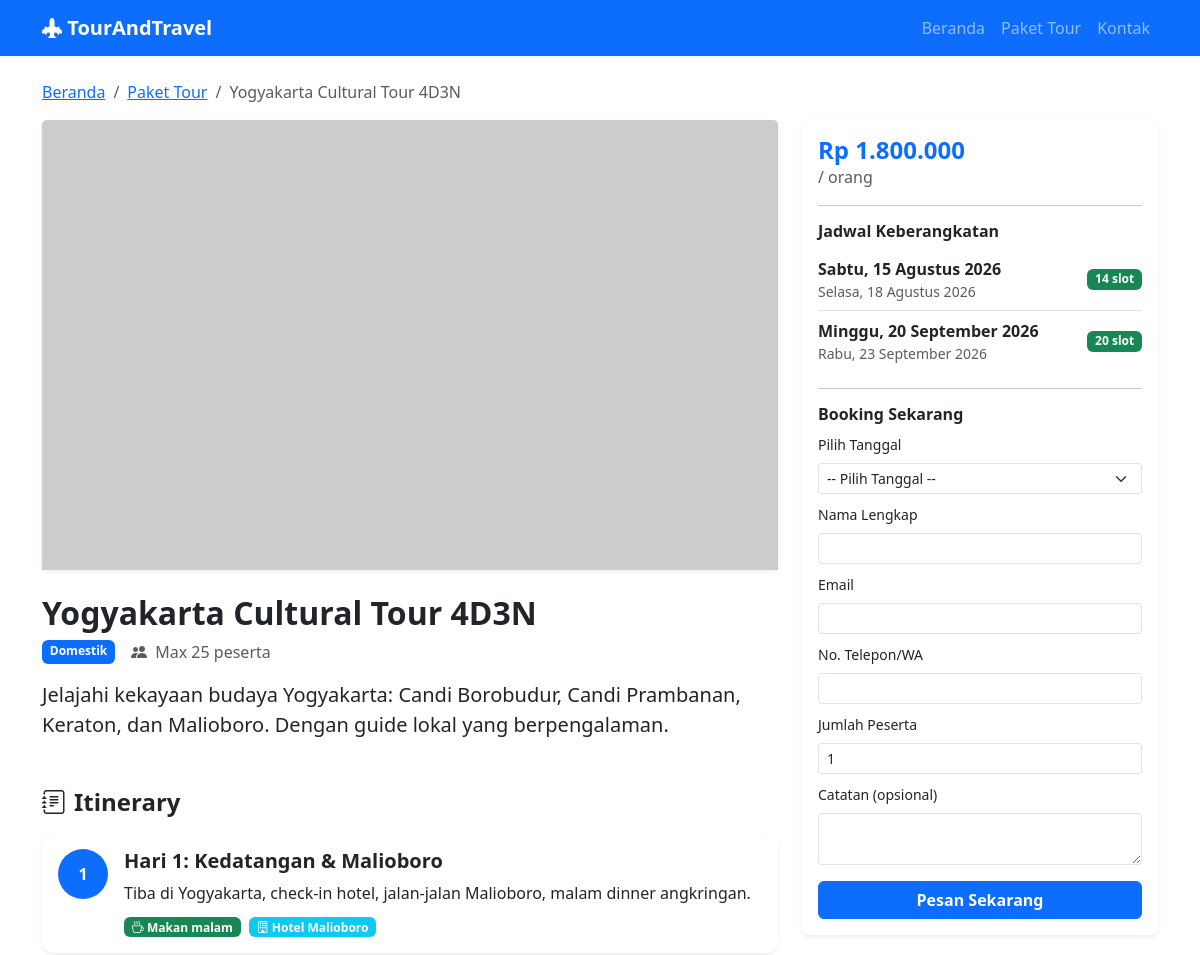
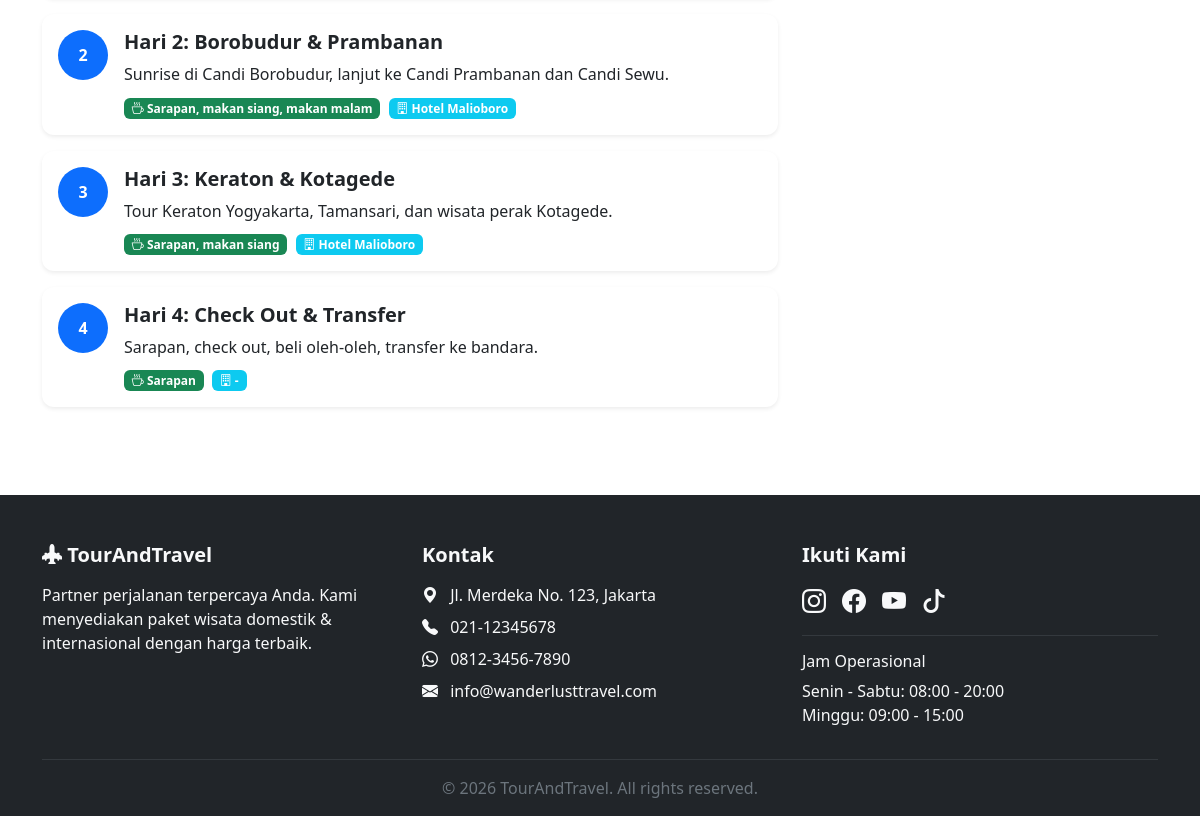
/tour-detail.php?slug=yogyakarta-cultural-tour-4d3n, run on the app's committed database (2 pictures, top to bottom).
### tables this page shows
CREATE TABLE IF NOT EXISTS tours (
    id INT AUTO_INCREMENT PRIMARY KEY,
    title VARCHAR(200) NOT NULL,
    slug VARCHAR(200) NOT NULL UNIQUE,
    category VARCHAR(100) NOT NULL,
    description TEXT,
    price DECIMAL(12,2) NOT NULL,
    max_participants INT NOT NULL DEFAULT 20,
    cover_image VARCHAR(255) DEFAULT NULL,
    wiki_image VARCHAR(255) DEFAULT NULL,
    is_active TINYINT(1) NOT NULL DEFAULT 1,
    created_at TIMESTAMP DEFAULT CURRENT_TIMESTAMP,
    updated_at TIMESTAMP DEFAULT CURRENT_TIMESTAMP ON UPDATE CURRENT_TIMESTAMP
);

CREATE TABLE IF NOT EXISTS itineraries (
    id INT AUTO_INCREMENT PRIMARY KEY,
    tour_id INT NOT NULL,
    day_number INT NOT NULL,
    title VARCHAR(200) NOT NULL,
    description TEXT,
    meals VARCHAR(200) DEFAULT NULL,
    accommodation VARCHAR(200) DEFAULT NULL,
    FOREIGN KEY (tour_id) REFERENCES tours(id) ON DELETE CASCADE
);

CREATE TABLE IF NOT EXISTS tour_dates (
    id INT AUTO_INCREMENT PRIMARY KEY,
    tour_id INT NOT NULL,
    departure_date DATE NOT NULL,
    return_date DATE NOT NULL,
    available_slots INT NOT NULL,
    is_active TINYINT(1) NOT NULL DEFAULT 1,
    FOREIGN KEY (tour_id) REFERENCES tours(id) ON DELETE CASCADE
);

### includes/db.php (called while the page is built, shortened)
<?php
class Database {
    private static $instance = null;
    private $conn;
    private function __construct() {
        try {
            $dsn = "mysql:host=" . DB_HOST . ";dbname=" . DB_NAME . ";charset=utf8mb4";
            $this->conn = new PDO($dsn, DB_USER, DB_PASS);
            $this->conn->setAttribute(PDO::ATTR_ERRMODE, PDO::ERRMODE_EXCEPTION);
            $this->conn->setAttribute(PDO::ATTR_DEFAULT_FETCH_MODE, PDO::FETCH_ASSOC);
            $this->conn->setAttribute(PDO::ATTR_EMULATE_PREPARES, false);
        } catch (PDOException $e) {
            die("Koneksi database gagal: " . $e->getMessage());
        }
    }
    public static function getInstance() {
        if (self::$instance === null) {
            self::$instance = new self();
        }
        return self::$instance;
    }
    public function getConnection() {
        return $this->conn;
    }
}
function db() {
    return Database::getInstance()->getConnection();
}
?>

### includes/functions.php (called while the page is built, shortened)
<?php
function formatRupiah($angka) {
    return 'Rp ' . number_format($angka, 0, ',', '.');
}
function tglIndonesia($date) {
    $hari = [
        'Sunday' => 'Minggu', 'Monday' => 'Senin', 'Tuesday' => 'Selasa',
        'Wednesday' => 'Rabu', 'Thursday' => 'Kamis', 'Friday' => 'Jumat',
        'Saturday' => 'Sabtu'
    ];
    $bulan = [
        1 => 'Januari', 'Februari', 'Maret', 'April', 'Mei', 'Juni',
        'Juli', 'Agustus', 'September', 'Oktober', 'November', 'Desember'
    ];
    $t = strtotime($date);
    $namaHari = $hari[date('l', $t)];
    $tanggal = date('j', $t);
    $namaBulan = $bulan[(int)date('m', $t)];
    $tahun = date('Y', $t);
    return "$namaHari, $tanggal $namaBulan $tahun";
}
function e($string) {
    return htmlspecialchars($string, ENT_QUOTES, 'UTF-8');
}
function getTourBySlug($slug) {
    $stmt = db()->prepare("SELECT * FROM tours WHERE slug = ? AND is_active = 1");
    $stmt->execute([$slug]);
    return $stmt->fetch();
}
function getTourDates($tourId) {
    $stmt = db()->prepare("SELECT * FROM tour_dates WHERE tour_id = ? AND is_active = 1 AND departure_date >= CURDATE() ORDER BY departure_date ASC");
    $stmt->execute([$tourId]);
    return $stmt->fetchAll();
}
function getItineraries($tourId) {
    $stmt = db()->prepare("SELECT * FROM itineraries WHERE tour_id = ? ORDER BY day_number ASC");
    $stmt->execute([$tourId]);
    return $stmt->fetchAll();
}
function getTourImage($tour, $size = 'medium') {
    $dimensions = [
        'small'  => '320/240',
        'medium' => '640/480',
        'large'  => '1200/800',
    ];
    $dim = $dimensions[$size] ?? '640/480';
    $pool = ['travel', 'beach', 'mountain', 'ocean', 'city', 'nature', 'landscape', 'sea'];
    $idx = abs(crc32($tour['id'] ?? $tour['title'])) % count($pool);
    $keyword = $pool[$idx];
    return "https://loremflickr.com/{$dim}/{$keyword}?lock=" . $idx;
}
function getTourImageFallback($tour, $size = 'medium') {
    $dimensions = [
        'small'  => '320/240',
        'medium' => '640/480',
        'large'  => '1200/800',
    ];
    $dim = $dimensions[$size] ?? '640/480';
    $seed = strtolower(str_replace([' '], '-', $tour['title']));
    return "https://picsum.photos/seed/{$seed}/{$dim}";
}
function getSisaSlot($tourDateId) {
    $stmt = db()->prepare("
        SELECT td.available_slots - COALESCE(SUM(b.participants), 0) as sisa
        FROM tour_dates td
        LEFT JOIN bookings b ON b.tour_date_id = td.id AND b.status IN ('pending', 'confirmed')
        WHERE td.id = ?
        GROUP BY td.id
    ");
    $stmt->execute([$tourDateId]);
    $row = $stmt->fetch();
    return $row ? (int)$row['sisa'] : 0;
}
?>

### tour-detail.php (the view, shortened to what this page needs)
<?php
require_once 'includes/db.php';
require_once 'includes/functions.php';
$slug = $_GET['slug'] ?? '';
$tour = getTourBySlug($slug);
$tourDates = getTourDates($tour['id']);
$itineraries = getItineraries($tour['id']);
require_once 'includes/header.php';
?>
<div class="container py-4">
    <nav aria-label="breadcrumb" class="mb-3">
        <ol class="breadcrumb">
            <li class="breadcrumb-item"><a href="index.php">Beranda</a></li>
            <li class="breadcrumb-item"><a href="tours.php">Paket Tour</a></li>
            <li class="breadcrumb-item active"><?= e($tour['title']) ?></li>
        </ol>
    </nav>
    <div class="row">
        <div class="col-lg-8">
            <div class="card border-0 shadow-sm mb-4">
                <img src="<?= getTourImage($tour, 'large') ?>" onerror="this.src='<?= getTourImageFallback($tour, 'large') ?>'" class="card-img-top" style="max-height: 450px; object-fit: cover;" alt="<?= e($tour['title']) ?>">
            </div>
            <h2 class="fw-bold"><?= e($tour['title']) ?></h2>
            <div class="d-flex flex-wrap gap-3 mb-3">
                <span class="badge bg-primary"><?= e($tour['category']) ?></span>
                <span class="text-muted"><i class="bi bi-people-fill me-1"></i> Max <?= $tour['max_participants'] ?> peserta</span>
            </div>
            <p class="lead"><?= nl2br(e($tour['description'])) ?></p>
            <?php if (count($itineraries) > 0): ?>
            <h4 class="fw-bold mt-5 mb-3"><i class="bi bi-journal-text me-2"></i>Itinerary</h4>
            <div class="timeline">
                <?php foreach ($itineraries as $it): ?>
                <div class="card border-0 shadow-sm mb-3 itinerary-card">
                    <div class="card-body">
                        <div class="d-flex">
                            <div class="itinerary-day me-3 text-center">
                                <div class="bg-primary text-white rounded-circle d-flex align-items-center justify-content-center" style="width: 50px; height: 50px;">
                                    <strong><?= $it['day_number'] ?></strong>
                                </div>
                            </div>
                            <div class="flex-grow-1">
                                <h5 class="fw-semibold">Hari <?= $it['day_number'] ?>: <?= e($it['title']) ?></h5>
                                <p class="mb-2"><?= nl2br(e($it['description'])) ?></p>
                                <?php if ($it['meals']): ?>
                                    <span class="badge bg-success me-1"><i class="bi bi-cup-hot"></i> <?= e($it['meals']) ?></span>
                                <?php endif; ?>
                                <?php if ($it['accommodation']): ?>
                                    <span class="badge bg-info"><i class="bi bi-building"></i> <?= e($it['accommodation']) ?></span>
                                <?php endif; ?>
                            </div>
                        </div>
                    </div>
                </div>
                <?php endforeach; ?>
            </div>
            <?php endif; ?>
        </div>
        <div class="col-lg-4">
            <div class="card border-0 shadow-sm mb-4 sticky-top" style="top: 80px; z-index: 100;">
                <div class="card-body">
                    <h4 class="fw-bold text-primary mb-0"><?= formatRupiah($tour['price']) ?></h4>
                    <p class="text-muted">/ orang</p>
                    <?php if (count($tourDates) > 0): ?>
                    <hr>
                    <h6 class="fw-semibold">Jadwal Keberangkatan</h6>
                    <div class="mb-3">
                        <?php foreach ($tourDates as $td): ?>
                            <?php $sisa = getSisaSlot($td['id']); ?>
                            <div class="d-flex justify-content-between align-items-center py-2 border-bottom date-item">
                                <div>
                                    <strong><?= tglIndonesia($td['departure_date']) ?></strong>
                                    <span class="d-block small text-muted"><?= tglIndonesia($td['return_date']) ?></span>
                                </div>
                                <span class="badge <?= $sisa > 0 ? 'bg-success' : 'bg-danger' ?>">
                                    <?= $sisa > 0 ? "$sisa slot" : 'Penuh' ?>
                                </span>
                            </div>
                        <?php endforeach; ?>
                    </div>
                    <hr>
                    <h6 class="fw-semibold">Booking Sekarang</h6>
                    <form method="POST">
                        <div class="mb-2">
                            <label class="form-label small">Pilih Tanggal</label>
                            <select name="tour_date_id" class="form-select form-select-sm" required>
                                <option value="">-- Pilih Tanggal --</option>
                            </select>
                        </div>
                        <div class="mb-2">
                            <label class="form-label small">Nama Lengkap</label>
                            <input type="text" name="name" class="form-control form-control-sm" required>
                        </div>
                        <div class="mb-2">
                            <label class="form-label small">Email</label>
                            <input type="email" name="email" class="form-control form-control-sm" required>
                        </div>
                        <div class="mb-2">
                            <label class="form-label small">No. Telepon/WA</label>
                            <input type="text" name="phone" class="form-control form-control-sm" required>
                        </div>
                        <div class="mb-2">
                            <label class="form-label small">Jumlah Peserta</label>
                            <input type="number" name="participants" class="form-control form-control-sm" min="1" value="1" required>
                        </div>
                        <div class="mb-3">
                            <label class="form-label small">Catatan (opsional)</label>
                            <textarea name="notes" class="form-control form-control-sm" rows="2"></textarea>
                        </div>
                        <button type="submit" class="btn btn-primary w-100 fw-semibold">Pesan Sekarang</button>
                    </form>
                    <?php else: ?>
                    <div class="alert alert-warning py-2 small mb-0">
                        <i class="bi bi-exclamation-triangle me-1"></i> Belum ada jadwal keberangkatan tersedia
                    </div>
                    <?php endif; ?>
                </div>
            </div>
        </div>
    </div>
</div>
<?php require_once 'includes/footer.php'; ?>

### assets/css/style.css (style rules this page uses)
:root { --primary: #0d6efd; --primary-dark: #0b5ed7; }
.itinerary-card { border-radius: 12px; transition: transform 0.2s ease; }
.date-item:last-child { border-bottom: none !important; }

### data on the page
tours: title "Yogyakarta Cultural Tour 4D3N", category "Domestik", max_participants "25", description "Jelajahi kekayaan budaya Yogyakarta: Candi Borobudur, Candi Prambanan, Keraton, dan Malioboro. Dengan guide lokal yang berpengalaman.", price "Rp 1.800.000"
itineraries: day_number "1", title "Kedatangan & Malioboro", description "Tiba di Yogyakarta, check-in hotel, jalan-jalan Malioboro, malam dinner angkringan.", meals "Makan malam", accommodation "Hotel Malioboro"
itineraries: day_number "2", title "Borobudur & Prambanan", description "Sunrise di Candi Borobudur, lanjut ke Candi Prambanan dan Candi Sewu.", meals "Sarapan, makan siang, makan malam", accommodation "Hotel Malioboro"
itineraries: day_number "3", title "Keraton & Kotagede", description "Tour Keraton Yogyakarta, Tamansari, dan wisata perak Kotagede.", meals "Sarapan, makan siang", accommodation "Hotel Malioboro"
itineraries: day_number "4", title "Check Out & Transfer", description "Sarapan, check out, beli oleh-oleh, transfer ke bandara.", meals "Sarapan", accommodation "-"
tour_dates: departure_date "Sabtu, 15 Agustus 2026", return_date "Selasa, 18 Agustus 2026", sisa "14"
tour_dates: departure_date "Minggu, 20 September 2026", return_date "Rabu, 23 September 2026", sisa "20"

### other printed values
SITE_NAME "TourAndTravel"
